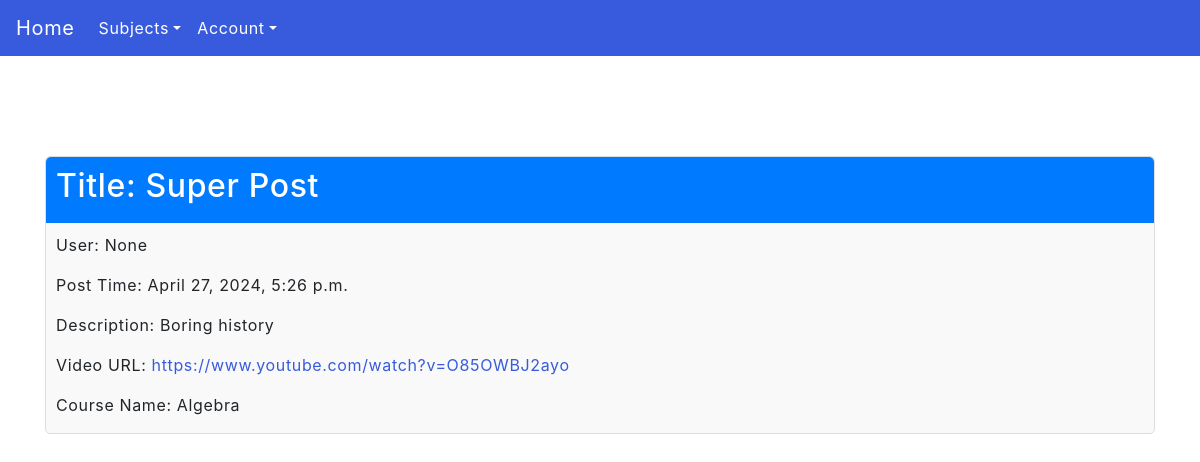
/subjects/subjectDetails/2/, run on the app's committed database.
### posts/models.py (models this page shows, shortened)
class Ticket(models.Model):
    user = models.ForeignKey(User, blank = True, null = True, on_delete = models.PROTECT)
    username = models.CharField("Username", max_length = 100, blank = True, null = True)
    title = models.CharField("Title", max_length = 100)
    time_of_post = models.DateTimeField("Time of Post",auto_now_add=True)
    post_description = models.CharField("Description", max_length = 500, null = True)
    pdf_file = models.FileField('PDF File', null = True, blank = True, validators=[FileExtensionValidator(allowed_extensions=['pdf', 'doc'])])
    video_file = models.FileField('Video File', null = True, blank = True, validators=[FileExtensionValidator(allowed_extensions=['mp4'])])
    video_website_address = models.URLField('Video Adress', null = True, blank = True)
    ticket_course = models.ForeignKey('Course', on_delete=models.CASCADE, null=True, blank=True)  # ForeignKey relationship with Course

class Course(models.Model):
    course_name = models.CharField("Course", max_length = 75)
    all_tickets = models.ManyToManyField(Ticket, null = True, blank=True)
    def __str__(self):
        return f" {self.course_name}"

### posts/views.py (the view)
# urls.py: path('subjects/subjectDetails/<int:ticket_id>/', views.ticket, name='ticket'),
def ticket(request, ticket_id):
    ticket = get_object_or_404(Ticket, id=ticket_id)
    course_name = ticket.ticket_course
    isAuthenticated = request.user.is_authenticated
    context = {
        'ticket': ticket,
        'course_name': course_name,
        'isAuthenticated': isAuthenticated,
    }
    return render(request, 'ticket.html', context)

### posts/templates/ticket.html (shortened to what this page needs)
{% extends "master.html" %}
{% block content %}
<div class="container">
  <div class="post-details">
    <div class="post-header">
      <h2>Title: {{ ticket.title }}</h2>
    </div>
    <div class="post-content">
      <p>User: {{ ticket.user }}</p>
      <p>Post Time: {{ ticket.time_of_post }}</p>
      <p>Description: {{ ticket.post_description }}</p>
      {% if ticket.video_website_address %}
      <p>Video URL: <a href="{{ post.video_website_address }}">{{ ticket.video_website_address }}</a></p>
      {% endif %}
      <p>Course Name: {{ course_name }}</p>
    </div>
  </div>
</div>
{% endblock %}

### posts/static/myfirst.css (style rules this page uses)
body { margin:0; font: 600 18px 'Source Sans Pro', sans-serif; letter-spacing: 0.64px; color: #585d74; }

### posts/templates/master.html (style rules this page uses)
.navbar-custom a:visited, a:link { color: #ffffff; }
.container { width: 100%; }

### posts/templates/ticket.html (style rules this page uses)
.container { padding-top: 50px; }
.post-details { background-color: #f9f9f9; border: 1px solid #ddd; border-radius: 5px; padding: 0; margin-bottom: 20px; }
.post-header { background-color: #007bff; color: white; padding: 10px; border-top-left-radius: 5px; border-top-right-radius: 5px; margin-bottom: 10px; }
.post-content { margin-left: 10px; margin-bottom: 10px; }

### data on the page
Ticket: title "Super Post", user "None", time_of_post "April 27, 2024, 5:26 p.m.", post_description "Boring history", video_website_address "https://www.youtube.com/watch?v=O85OWBJ2ayo"
Course: course_name "Algebra"
